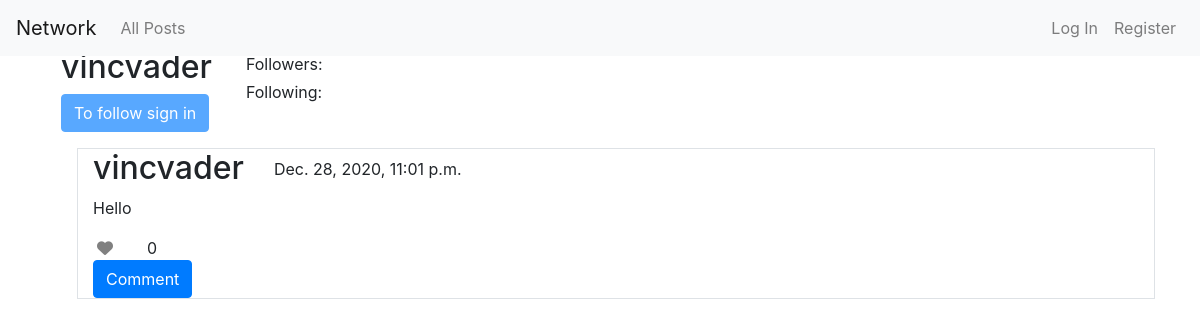
The page /profile/1 on the database as committed earlier.
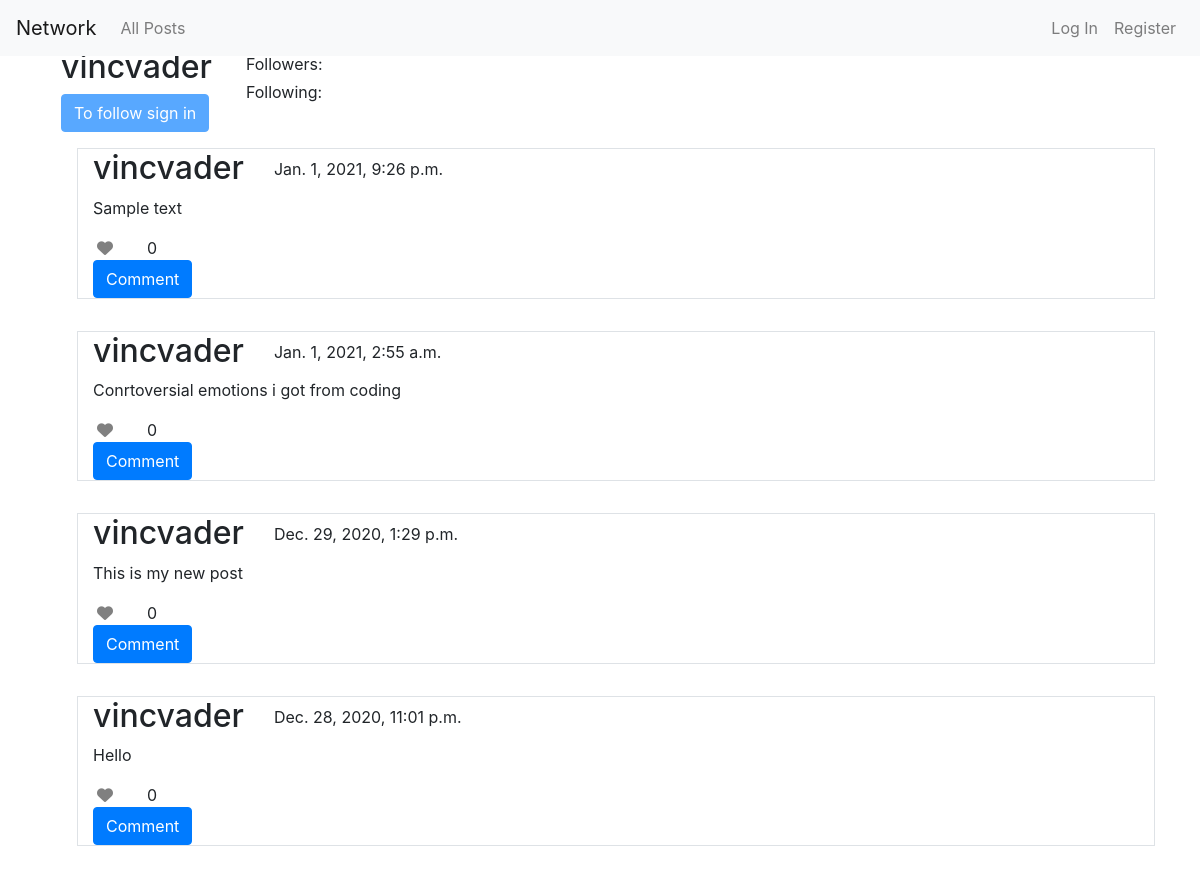
The same page on the database as committed later.
### network/models.py (models this page shows, shortened)
class Post(models.Model):
    author = models.ForeignKey(User, on_delete=models.CASCADE)
    content = models.TextField(max_length=255)
    date_posted = models.DateTimeField(auto_now_add=True)

class User(AbstractUser):
    pass

### network/views.py (the view)
# urls.py: path("profile/<int:user_id>", views.profile, name="profile"),
def profile(request, user_id):
    posts = Post.objects.filter(author=user_id).order_by("-date_posted").all()
    if request.user.is_authenticated:
        try:
            follow = Follow.objects.get(user=posts.first().author, following_user=request.user)
        except Follow.DoesNotExist:
            follow = None
    else:
        follow = None
    for post in posts:
        post.likes_count = len(Like.objects.filter(post=post.pk))
        if request.user.is_authenticated:
            try:
                Like.objects.get(post=post.pk, user=request.user)
                post.liked = True
            except Like.DoesNotExist:
                post.liked = False
    return render(request, "network/profile.html", {
        "posts": posts,
        "follow": follow
    })

### network/templates/network/profile.html (shortened to what this page needs)
{% extends "network/layout.html" %}
{% block body %}
<div class="row m-3">
    <div class="row">
        <div class="col col-auto">
            <h2>
                {{posts.0.author}}
            </h2>
            {%if request.user.is_authenticated %}
            <button class="btn btn-primary follow-btn follow" data-user="{{posts.0.author.pk}}"></button>
            {%else %}
            <button class="btn btn-primary follow-btn follow" disabled data-user="{{posts.0.author.pk}}">To follow sign
                in</button>
            {%endif%}
        </div>
        <div class="col">
            <p class="m-1" id="followers">Followers: {{followers}}</p>
            <p class="m-1" id="following">Following: {{following}}</p>
        </div>
    </div>
    {%for post in posts%}
    <div class="col-12 m-3 border">
        <div class="row">
            <div class="col col-auto">
                <h2>
                    {{post.author}}
                </h2>
            </div>
            <div class="col">
                <p class=" mt-2 mb-0">
                    {{post.date_posted}}
                </p>
            </div>
            <div class="col-12">
                <p>{{post.content}}</p>
                <div class="like-wrapper row">
                    <div class="col col-auto">
                        {%if request.user.is_authenticated %}
                        <i class="fas fa-heart p-1 like" data-user="{{request.user.pk}}" data-post="{{post.pk}}"
                            data-liked='{{post.liked}}'></i>
                        {%else%}
                        <i class="fas fa-heart p-1 like" disabled></i>
                        {%endif%}
                    </div>
                    <div class="col like-count" data-post="{{post.pk}}">
                        0
                    </div>
                </div>
                <button class="comment btn btn-primary">Comment</button>
            </div>
        </div>
    </div>
    {% endfor %}
</div>
{% endblock %}

Rows that differ between the two databases and show on the page:
added Post: author.username "vincvader", author "vincvader", date_posted "Jan. 1, 2021, 9:26 p.m.", content "Sample text"
added Post: author "vincvader", date_posted "Jan. 1, 2021, 2:55 a.m.", content "Conrtoversial emotions i got from coding"
added Post: author "vincvader", date_posted "Dec. 29, 2020, 1:29 p.m.", content "This is my new post"
